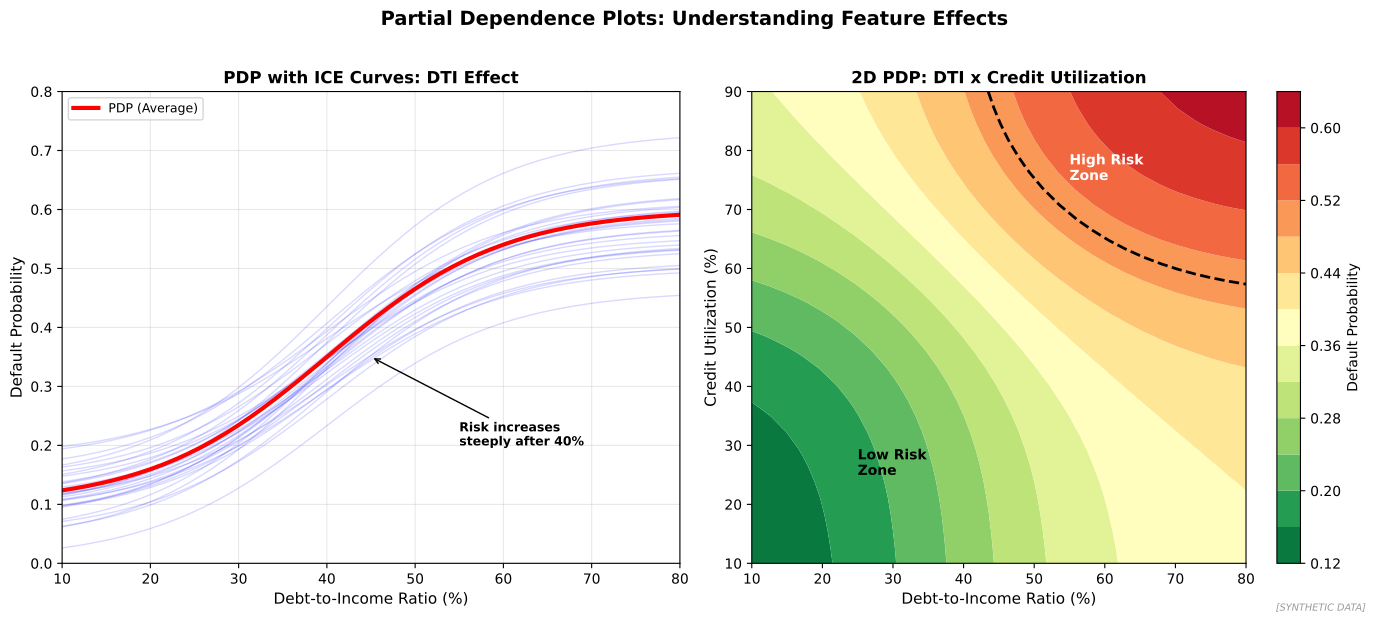

Source code (Python):
"""
PDP and ICE Plots
Partial Dependence and Individual Conditional Expectation

Output: pdp_ice_plots.pdf
Module: module_03_ai_ml
Lesson: 35 - Explainability
"""

from pathlib import Path
import matplotlib.pyplot as plt
import numpy as np

CHART_METADATA = {
    'title': 'PDP ICE Plots',
    'module': 'module_03_ai_ml',
    'lesson': 35,
    'url': 'https://github.com/Digital-AI-Finance/digital-finance/tree/main/module_03_ai_ml/figures/pdp_ice_plots'
}

plt.rcParams.update({'font.size': 10, 'axes.labelsize': 10})

def create_chart():
    fig, axes = plt.subplots(1, 2, figsize=(14, 6))

    np.random.seed(42)

    # PDP: Debt-to-Income vs Default Probability
    ax1 = axes[0]

    dti = np.linspace(0.1, 0.8, 50)

    # ICE curves (individual)
    n_ice = 30
    for i in range(n_ice):
        offset = np.random.randn() * 0.05
        slope_var = np.random.uniform(0.8, 1.2)
        ice = 0.1 + slope_var * 0.5 * (1 / (1 + np.exp(-10 * (dti - 0.4)))) + offset
        ice = np.clip(ice, 0, 1)
        ax1.plot(dti * 100, ice, 'b-', alpha=0.15, linewidth=1)

    # PDP (average)
    pdp = 0.1 + 0.5 * (1 / (1 + np.exp(-10 * (dti - 0.4))))
    ax1.plot(dti * 100, pdp, 'r-', linewidth=3, label='PDP (Average)')

    ax1.set_xlabel('Debt-to-Income Ratio (%)', fontsize=11)
    ax1.set_ylabel('Default Probability', fontsize=11)
    ax1.set_title('PDP with ICE Curves: DTI Effect', fontsize=12, fontweight='bold')
    ax1.legend(loc='upper left', fontsize=9)
    ax1.set_xlim(10, 80)
    ax1.set_ylim(0, 0.8)
    ax1.grid(True, alpha=0.3)

    # Add interpretation
    ax1.annotate('Risk increases\nsteeply after 40%', xy=(45, 0.35),
                xytext=(55, 0.2), fontsize=9, fontweight='bold',
                arrowprops=dict(arrowstyle='->', color='black'))

    # 2D PDP: DTI x Credit Utilization
    ax2 = axes[1]

    dti_grid = np.linspace(0.1, 0.8, 30)
    util_grid = np.linspace(0.1, 0.9, 30)
    DTI, UTIL = np.meshgrid(dti_grid, util_grid)

    # Combined effect
    Z = 0.1 + 0.3 * (1 / (1 + np.exp(-8 * (DTI - 0.4)))) + 0.25 * (1 / (1 + np.exp(-8 * (UTIL - 0.6))))

    contour = ax2.contourf(DTI * 100, UTIL * 100, Z, levels=15, cmap='RdYlGn_r')
    cbar = plt.colorbar(contour, ax=ax2)
    cbar.set_label('Default Probability', fontsize=10)

    ax2.set_xlabel('Debt-to-Income Ratio (%)', fontsize=11)
    ax2.set_ylabel('Credit Utilization (%)', fontsize=11)
    ax2.set_title('2D PDP: DTI x Credit Utilization', fontsize=12, fontweight='bold')

    # Mark high-risk zone
    ax2.contour(DTI * 100, UTIL * 100, Z, levels=[0.5], colors='black', linewidths=2, linestyles='--')
    ax2.text(55, 75, 'High Risk\nZone', fontsize=10, fontweight='bold', color='white')
    ax2.text(25, 25, 'Low Risk\nZone', fontsize=10, fontweight='bold', color='black')

    fig.suptitle('Partial Dependence Plots: Understanding Feature Effects', fontsize=14, fontweight='bold', y=1.02)
    fig.text(0.98, 0.02, '[SYNTHETIC DATA]', fontsize=7, color='#999999', ha='right', style='italic')
    plt.tight_layout()

    output_path = Path(__file__).parent / 'pdp_ice_plots.pdf'
    plt.savefig(output_path, format='pdf', dpi=300, bbox_inches='tight')
    plt.close()
    print(f"Chart saved to: {output_path}")
    return output_path

if __name__ == '__main__':
    create_chart()
